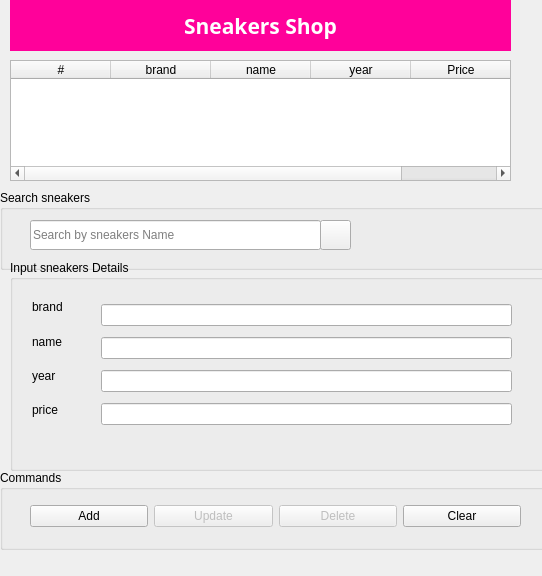
<?xml version="1.0" encoding="UTF-8"?>
<ui version="4.0">
 <class>Form</class>
 <widget class="QWidget" name="Form">
  <property name="geometry">
   <rect>
    <x>0</x>
    <y>0</y>
    <width>542</width>
    <height>576</height>
   </rect>
  </property>
  <property name="windowTitle">
   <string>Form</string>
  </property>
  <widget class="QLabel" name="label">
   <property name="geometry">
    <rect>
     <x>10</x>
     <y>0</y>
     <width>501</width>
     <height>51</height>
    </rect>
   </property>
   <property name="font">
    <font>
     <family>Nunito</family>
     <pointsize>16</pointsize>
     <bold>true</bold>
    </font>
   </property>
   <property name="styleSheet">
    <string notr="true">background-color: rgb(255, 1, 154);
color: rgb(255, 255, 255);</string>
   </property>
   <property name="text">
    <string>Sneakers Shop</string>
   </property>
   <property name="alignment">
    <set>Qt::AlignCenter</set>
   </property>
  </widget>
  <widget class="QTableWidget" name="sneakers_shop">
   <property name="geometry">
    <rect>
     <x>10</x>
     <y>60</y>
     <width>501</width>
     <height>121</height>
    </rect>
   </property>
   <attribute name="horizontalHeaderVisible">
    <bool>true</bool>
   </attribute>
   <attribute name="verticalHeaderVisible">
    <bool>false</bool>
   </attribute>
   <column>
    <property name="text">
     <string>#</string>
    </property>
   </column>
   <column>
    <property name="text">
     <string>brand</string>
    </property>
   </column>
   <column>
    <property name="text">
     <string>name</string>
    </property>
   </column>
   <column>
    <property name="text">
     <string>year</string>
    </property>
   </column>
   <column>
    <property name="text">
     <string>Price</string>
    </property>
   </column>
  </widget>
  <widget class="QGroupBox" name="groupBox_4">
   <property name="geometry">
    <rect>
     <x>0</x>
     <y>190</y>
     <width>651</width>
     <height>80</height>
    </rect>
   </property>
   <property name="title">
    <string>Search sneakers</string>
   </property>
   <widget class="QLineEdit" name="txt_search">
    <property name="geometry">
     <rect>
      <x>30</x>
      <y>30</y>
      <width>291</width>
      <height>30</height>
     </rect>
    </property>
    <property name="placeholderText">
     <string>Search by sneakers Name</string>
    </property>
   </widget>
   <widget class="QPushButton" name="btn_search">
    <property name="geometry">
     <rect>
      <x>320</x>
      <y>30</y>
      <width>31</width>
      <height>30</height>
     </rect>
    </property>
    <property name="text">
     <string/>
    </property>
    <property name="icon">
     <iconset>
      <normaloff>../world_books/icon/magnifiying-glass.png</normaloff>../world_books/icon/magnifiying-glass.png</iconset>
    </property>
   </widget>
  </widget>
  <widget class="QGroupBox" name="groupBox_5">
   <property name="geometry">
    <rect>
     <x>10</x>
     <y>260</y>
     <width>691</width>
     <height>211</height>
    </rect>
   </property>
   <property name="title">
    <string>Input sneakers Details</string>
   </property>
   <widget class="QWidget" name="layoutWidget">
    <property name="geometry">
     <rect>
      <x>91</x>
      <y>39</y>
      <width>411</width>
      <height>131</height>
     </rect>
    </property>
    <layout class="QVBoxLayout" name="verticalLayout">
     <item>
      <widget class="QLineEdit" name="txt_brand"/>
     </item>
     <item>
      <widget class="QLineEdit" name="txt_name"/>
     </item>
     <item>
      <widget class="QLineEdit" name="txt_year"/>
     </item>
     <item>
      <widget class="QLineEdit" name="txt_price"/>
     </item>
    </layout>
   </widget>
   <widget class="QLabel" name="label_11">
    <property name="geometry">
     <rect>
      <x>22</x>
      <y>149</y>
      <width>59</width>
      <height>23</height>
     </rect>
    </property>
    <property name="text">
     <string/>
    </property>
   </widget>
   <widget class="QWidget" name="layoutWidget">
    <property name="geometry">
     <rect>
      <x>22</x>
      <y>33</y>
      <width>34</width>
      <height>131</height>
     </rect>
    </property>
    <layout class="QVBoxLayout" name="verticalLayout_2">
     <item>
      <widget class="QLabel" name="label_7">
       <property name="text">
        <string>brand</string>
       </property>
      </widget>
     </item>
     <item>
      <widget class="QLabel" name="label_8">
       <property name="text">
        <string>name</string>
       </property>
      </widget>
     </item>
     <item>
      <widget class="QLabel" name="label_9">
       <property name="text">
        <string>year</string>
       </property>
      </widget>
     </item>
     <item>
      <widget class="QLabel" name="label_10">
       <property name="text">
        <string>price</string>
       </property>
      </widget>
     </item>
    </layout>
   </widget>
  </widget>
  <widget class="QGroupBox" name="groupBox_3">
   <property name="geometry">
    <rect>
     <x>0</x>
     <y>470</y>
     <width>691</width>
     <height>80</height>
    </rect>
   </property>
   <property name="title">
    <string>Commands</string>
   </property>
   <widget class="QWidget" name="layoutWidget">
    <property name="geometry">
     <rect>
      <x>30</x>
      <y>30</y>
      <width>491</width>
      <height>32</height>
     </rect>
    </property>
    <layout class="QHBoxLayout" name="horizontalLayout">
     <item>
      <widget class="QPushButton" name="btn_add">
       <property name="text">
        <string>Add</string>
       </property>
       <property name="icon">
        <iconset>
         <normaloff>../world_books/icon/add.png</normaloff>../world_books/icon/add.png</iconset>
       </property>
      </widget>
     </item>
     <item>
      <widget class="QPushButton" name="btn_update">
       <property name="enabled">
        <bool>false</bool>
       </property>
       <property name="text">
        <string>Update</string>
       </property>
       <property name="icon">
        <iconset>
         <normaloff>../world_books/icon/updated.png</normaloff>../world_books/icon/updated.png</iconset>
       </property>
      </widget>
     </item>
     <item>
      <widget class="QPushButton" name="btn_delete">
       <property name="enabled">
        <bool>false</bool>
       </property>
       <property name="text">
        <string>Delete</string>
       </property>
       <property name="icon">
        <iconset>
         <normaloff>../world_books/icon/bin.png</normaloff>../world_books/icon/bin.png</iconset>
       </property>
      </widget>
     </item>
     <item>
      <widget class="QPushButton" name="btn_clear">
       <property name="text">
        <string>Clear</string>
       </property>
       <property name="icon">
        <iconset>
         <normaloff>../world_books/icon/broom.png</normaloff>../world_books/icon/broom.png</iconset>
       </property>
      </widget>
     </item>
    </layout>
   </widget>
  </widget>
 </widget>
 <resources/>
 <connections/>
</ui>
